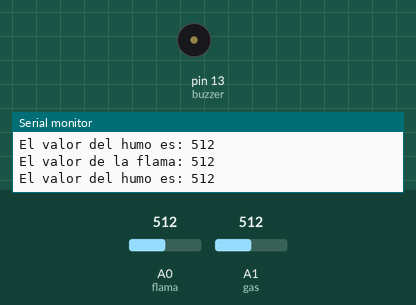
A sketch run on a simulated Arduino Uno, built with avr-gcc and run on an emulated ATmega328P. Shown: buzzer (waves = sounding), the last lines printed to the serial monitor. The test bench sets the inputs (shaded band); at power-on: A0 (flama) = 512, A1 (gas) = 512.

Above: at 1.3 s.
1.4 s: A0 (flama) set to 54
2.9 s: A0 (flama) set to 45
At 4.1 s:
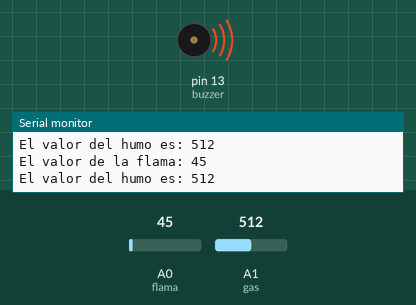
Timing chart, 0 to 5.9 s (numbered marks = the images above; inputs shaded):
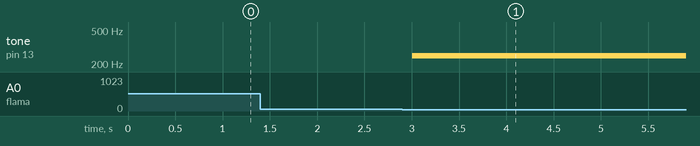

The sketch:

agroplang.ino
```cpp
//Declare pins
int buzzer =13;
int flama =A0;
int gas=A1;
int danger = 50;
int peligro = 1023;
int freq= 250;
int valFlama, valHumo;

//Initialize ios
void setup() {
  pinMode(buzzer, OUTPUT);
  pinMode(flama, INPUT);
  pinMode(gas, INPUT);
  Serial.begin(9600);
}

//Method Callbacks
void loop() {
  readValues();
  showValues();
  alarm();

  delay(500);

}

//Read sensor values
void readValues() {
  valHumo= analogRead(gas);
  valFlama= analogRead(flama);

}

//Show sensor Values
void showValues(){
  Serial.print("El valor de la flama: ");
  Serial.println(valFlama);
  Serial.print("El valor del humo es: ");
  Serial.println(valHumo);

}

//alarm
void alarm(){
  if (valFlama <= danger && valFlama <= danger){
    tone(buzzer, freq);
  } else {
    noTone(buzzer);

  }
}
```

Measured:
- the behaviour switches between 51 and 50 on A0 (flama) (found by bisection; images 0 and 1)
- after the input at 2.9 s, tone on pin 13 (buzzer): silent → 250 Hz after 0.11 s
